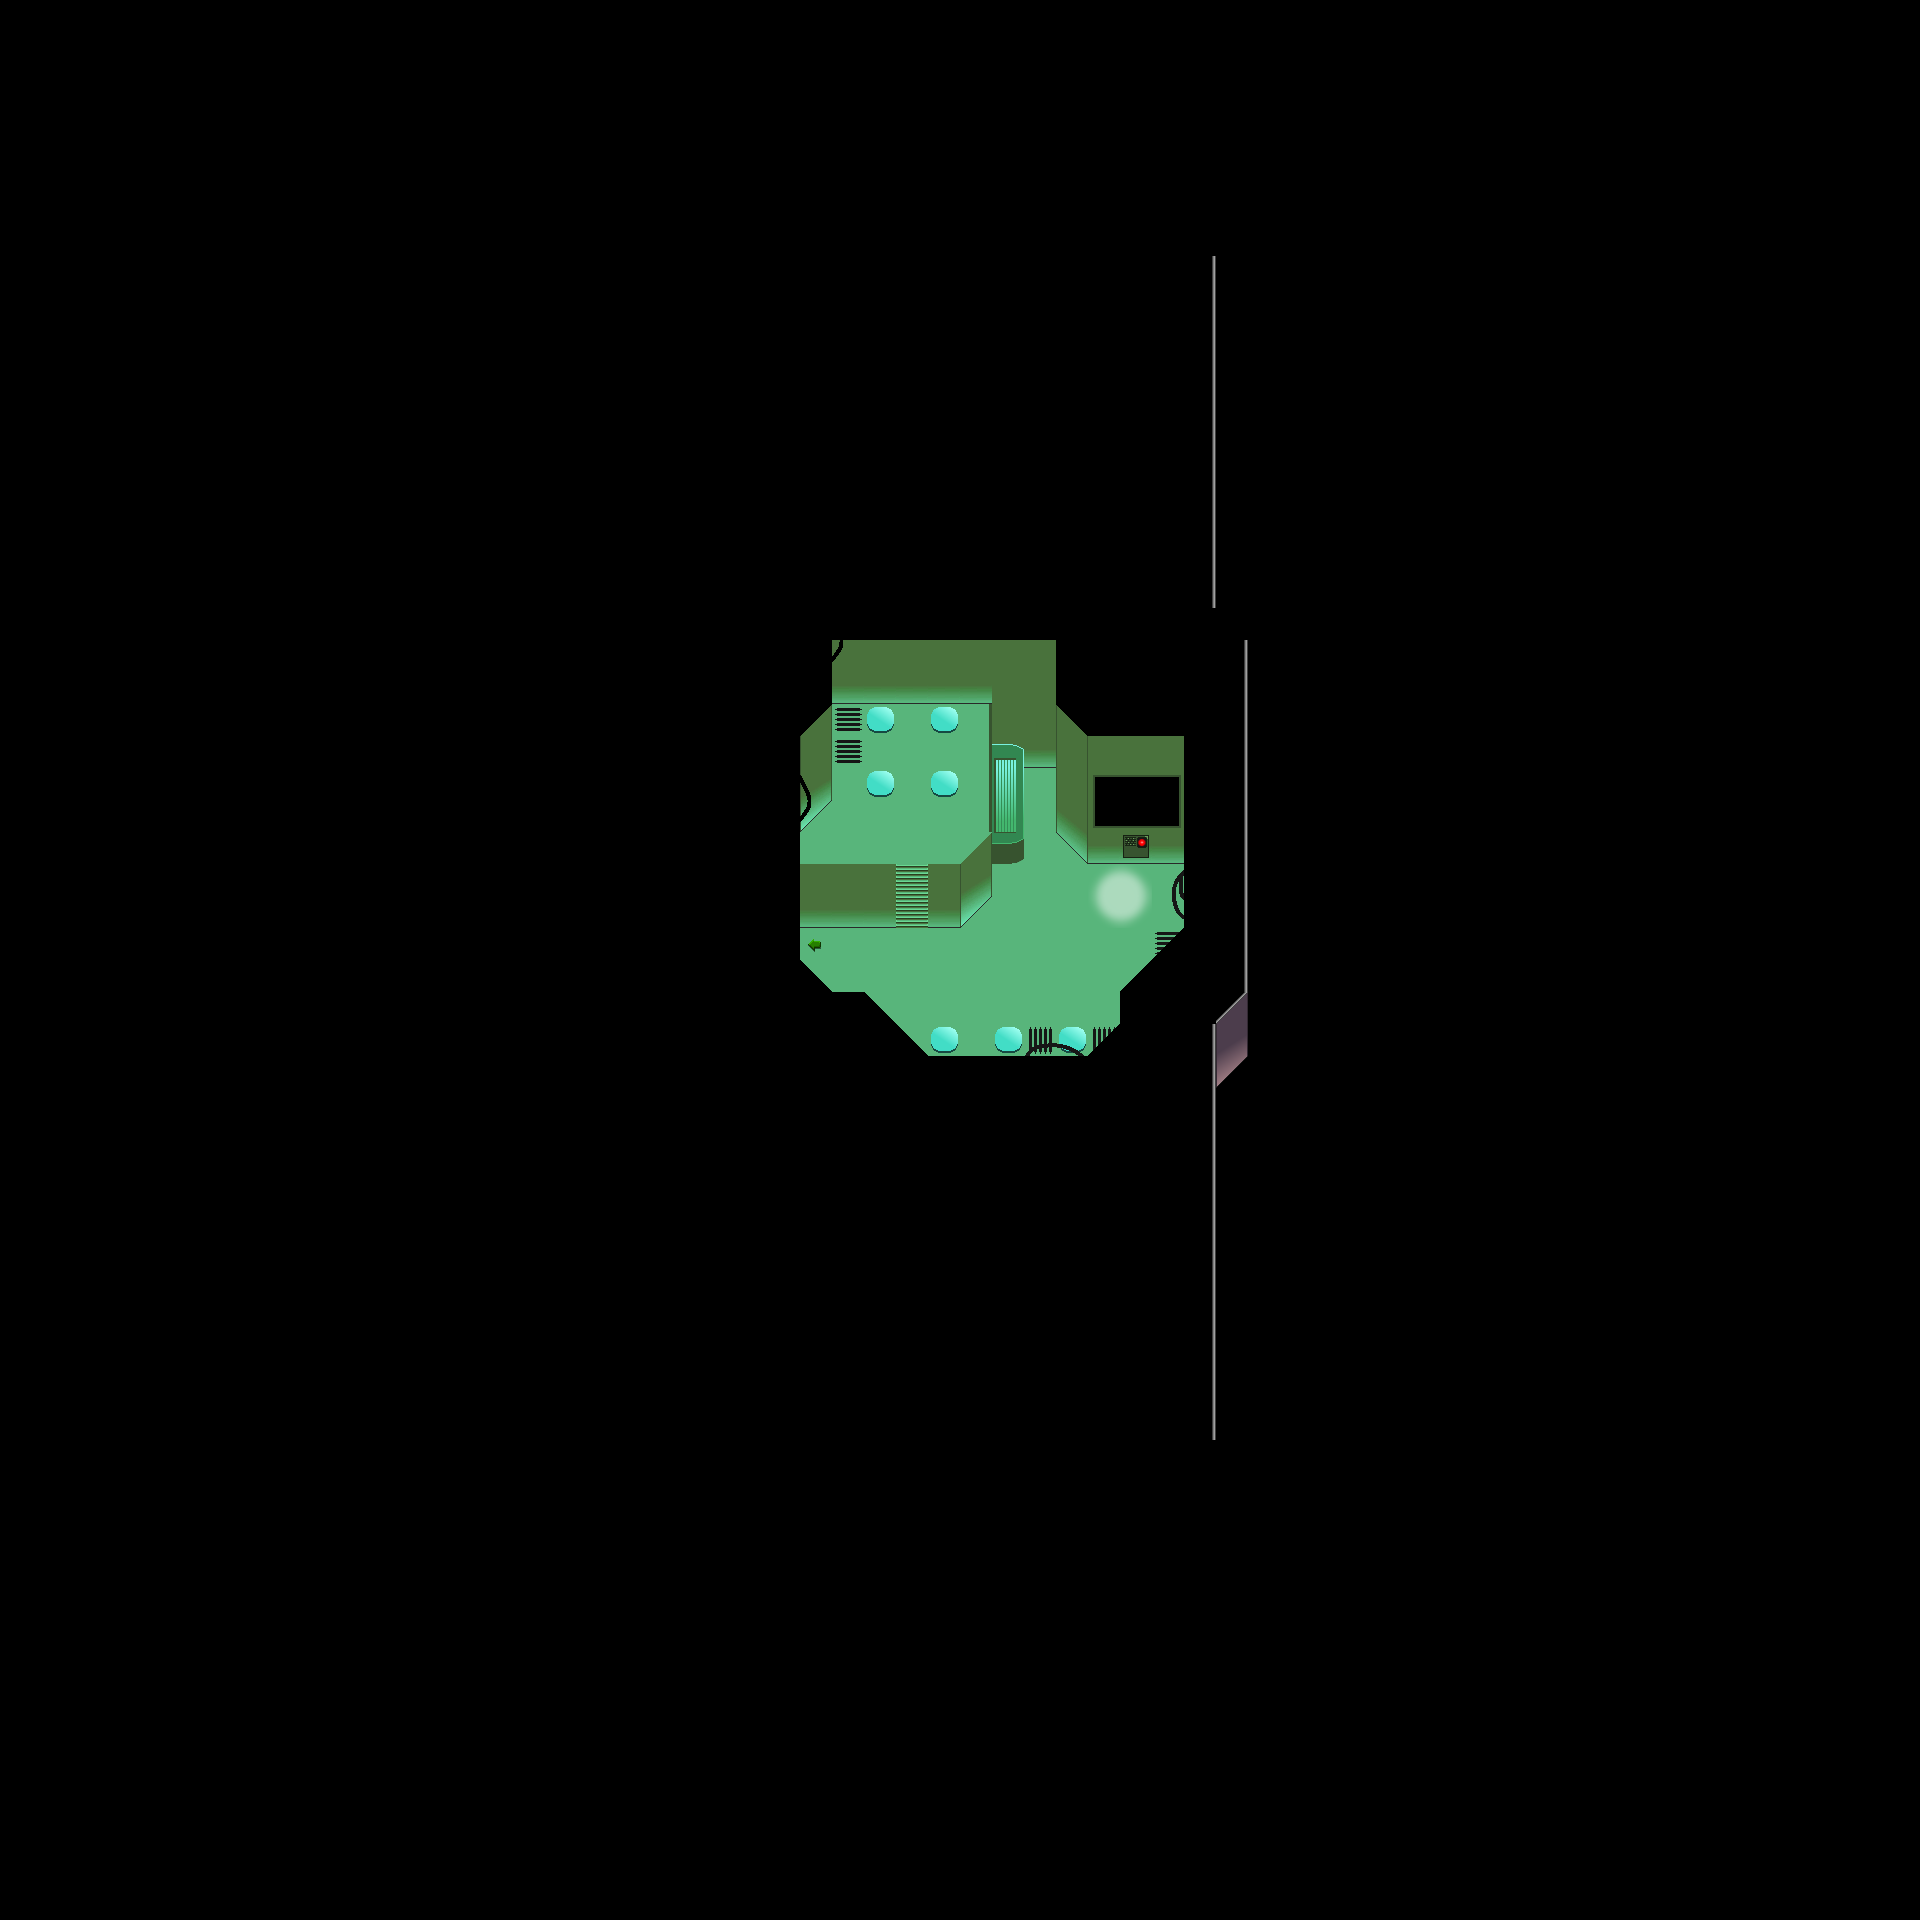

This game map was drawn from its Tiled (.tmx) file and the tilesets committed beside it. A one-line description and the trimmed map source follow:
An orthogonal 60x60 tile map with 32x32 px tiles, 5 tile layers (sol1, sol2, objets, plafond, ...), 2 tilesets.

<map version="1.0" tiledversion="1.1.1" orientation="orthogonal" renderorder="right-down" width="60" height="60" tilewidth="32" tileheight="32" infinite="0" nextobjectid="1">
 <tileset firstgid="1" name="space" tilewidth="32" tileheight="32" tilecount="256" columns="8">
  <image source="tileset.png" width="256" height="1024" />
 </tileset>
 <tileset firstgid="257" name="space" tilewidth="32" tileheight="32" tilecount="256" columns="8">
  <image source="tileset.png" width="256" height="1024" />
 </tileset>
 <layer name="sol1" width="60" height="60">
  <data>[3600 cells, 2408 non-empty, 15 distinct tile ids]</data>
 </layer>
 <layer name="sol2" width="60" height="60">
  <data>[3600 cells, 0 non-empty, 0 distinct tile ids]</data>
 </layer>
 <layer name="objets" width="60" height="60">
  <data>[3600 cells, 62 non-empty, 26 distinct tile ids]</data>
 </layer>
 <layer name="plafond" width="60" height="60">
  <data>[3600 cells, 329 non-empty, 17 distinct tile ids]</data>
 </layer>
 <layer name="collisions" width="60" height="60" opacity="0">
  <data>[3600 cells, 82 non-empty, 4 distinct tile ids]</data>
 </layer>
</map>
